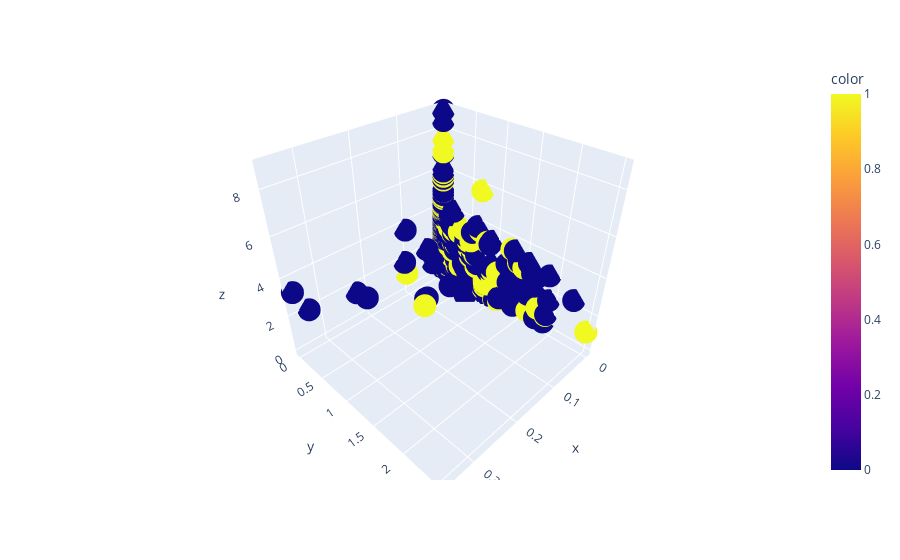

This figure's notebook cell:
### Markdown cell above
<div style="background-color: #e0f7fa; border-left: 5px solid #0097a7; padding: 10px; color: #005662;">

As they have the same size we can now proceed to the plot.
</p>

</div>

### Code cell
import plotly.express as px

embeddings = pd.DataFrame(embeddings, columns=['x', 'y', 'z'])

fig = px.scatter_3d(prediction_df, x='x', y='y', z='z', color=y_train)
fig.show()

### Figure 1 — Plotly figure (JSON) as saved in the notebook; plotly's stock layout.template omitted (floating-point values rounded to 4 significant figures; data arrays with more than 128 entries replaced by an {"elided": "..."} marker saying what was removed)
{"data": [{"hovertemplate": "x=%{x}<br>y=%{y}<br>z=%{z}<br>color=%{marker.color}<extra></extra>", "legendgroup": "", "marker": {"color": {"elided": "750 int values"}, "coloraxis": "coloraxis", "symbol": "circle"}, "mode": "markers", "name": "", "scene": "scene", "showlegend": false, "type": "scatter3d", "x": {"elided": "750 float values"}, "y": {"elided": "750 float values"}, "z": {"elided": "750 float values"}}], "layout": {"coloraxis": {"colorbar": {"title": {"text": "color"}}, "colorscale": [[0, "#0d0887"], [0.1111, "#46039f"], [0.2222, "#7201a8"], [0.3333, "#9c179e"], [0.4444, "#bd3786"], [0.5556, "#d8576b"], [0.6667, "#ed7953"], [0.7778, "#fb9f3a"], [0.8889, "#fdca26"], [1, "#f0f921"]]}, "legend": {"tracegroupgap": 0}, "margin": {"t": 60}, "scene": {"domain": {"x": [0, 1], "y": [0, 1]}, "xaxis": {"title": {"text": "x"}}, "yaxis": {"title": {"text": "y"}}, "zaxis": {"title": {"text": "z"}}}}}
